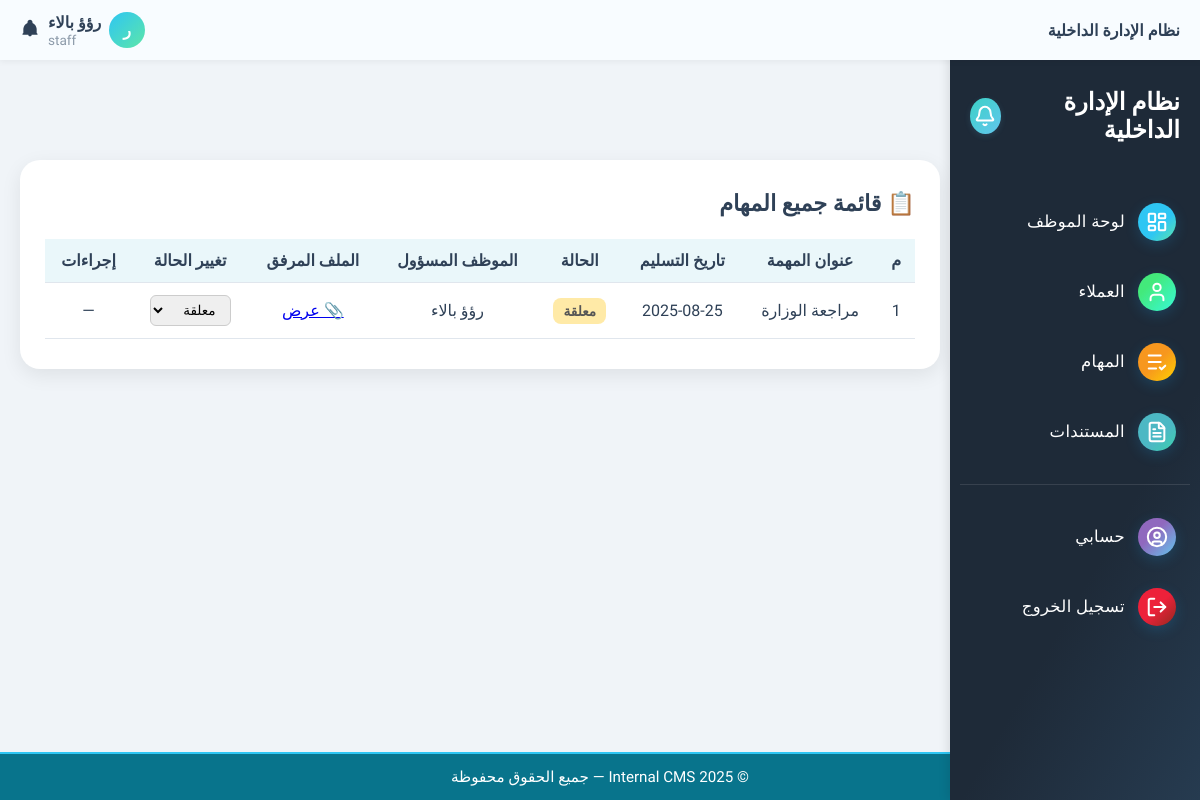
The page /tasks/ (signed in) on the database its author committed.
### core/role.py (models this page shows, shortened)
class Role(models.Model):
    name = models.CharField(max_length=50, unique=True)
    description = models.TextField(blank=True)

### tasks/models.py (models this page shows, shortened)
class Task(models.Model):
    STATUS_CHOICES = [
        ('pending', 'قيد التنفيذ'),
        ('completed', 'منتهية'),
        ('overdue', 'متأخرة'),
    ]
    title = models.CharField(max_length=255, verbose_name='عنوان المهمة')
    description = models.TextField(blank=True, verbose_name='الوصف')
    assigned_to = models.ForeignKey(User, on_delete=models.SET_NULL, null=True, blank=True, verbose_name='الموظف المكلّف')
    client = models.ForeignKey(Client, on_delete=models.SET_NULL, null=True, blank=True, verbose_name='العميل')
    status = models.CharField(max_length=20, choices=STATUS_CHOICES, default='pending', verbose_name='الحالة')
    due_date = models.DateField(null=True, blank=True, verbose_name='تاريخ الاستحقاق')
    file_url = models.URLField(max_length=1024, blank=True, null=True, verbose_name='رابط الملف')
    file_path = models.CharField(max_length=512, blank=True, null=True, verbose_name='مسار الملف')
    documents = models.ManyToManyField('content.Document', blank=True, verbose_name='مستندات إضافية')
    created_at = models.DateTimeField(auto_now_add=True, verbose_name='تاريخ الإنشاء')
    class Meta:
        verbose_name = 'مهمة'
        verbose_name_plural = 'المهام'
        ordering = ['-created_at']  # ترتيب المهام الأحدث أولاً

### tasks/views.py (the view)
# urls.py: path('', views.task_list_view, name='task_list'),
@login_required
@role_required(['admin', 'staff'])
def task_list_view(request):
    user = request.user
    role = user.userprofile.role.name
    if role == 'admin':
        tasks = Task.objects.all()
    else:
        tasks = Task.objects.filter(assigned_to=user)
    return render(request, 'tasks/list.html', {'all_tasks': tasks})

### core/context_processors.py (called while the page is built)
def user_role(request):
    role = None
    if request.user.is_authenticated:
        if hasattr(request.user, 'userprofile'):
            role = request.user.userprofile.role.name
    return {'role': role}

### templates/tasks/list.html (shortened to what this page needs)
{% extends "base.html" %}
{% block content %}
<div class="tasks-container">
  <div class="tasks-card">
    <div class="header-row" style="display:flex;justify-content:space-between;align-items:center;margin-bottom:22px;">
      <h2 style="margin:0;">📋 قائمة جميع المهام</h2>
    </div>
    <div class="table-responsive">
      <table class="tasks-table">
        <thead>
          <tr>
            <th>م</th>
            <th>عنوان المهمة</th>
            <th>تاريخ التسليم</th>
            <th>الحالة</th>
            <th>الموظف المسؤول</th>
            <th>الملف المرفق</th>
            <th>تغيير الحالة</th>
            <th>إجراءات</th>
          </tr>
        </thead>
        <tbody>
          {% for task in all_tasks %}
          <tr>
            <td>{{ forloop.counter }}</td>
            <td>{{ task.title }}</td>
            <td>{{ task.due_date|date:"Y-m-d"|default:"—" }}</td>
            <td>
              {% if task.status == 'pending' %}
                <span class="badge badge-warning">معلقة</span>
              {% elif task.status == 'completed' %}
                <span class="badge badge-success">مكتملة</span>
              {% elif task.status == 'overdue' %}
                <span class="badge badge-danger">متأخرة</span>
              {% endif %}
            </td>
            <td>
              {% if task.assigned_to %}
                {{ task.assigned_to.get_full_name|default:task.assigned_to.username }}
              {% else %}
                —
              {% endif %}
            </td>
            <td>
              {% if task.file_url %}
                <a href="{{ task.file_url }}" target="_blank" class="btn btn-sm btn-outline-info">📎 عرض</a>
              {% else %}
                <span class="text-muted">لا يوجد</span>
              {% endif %}
            </td>
            <td>
              <select class="form-select update-status" data-task-id="{{ task.id }}">
                <option value="pending" {% if task.status == 'pending' %}selected{% endif %}>معلقة</option>
              </select>
            </td>
            <td>
              {% if request.user.userprofile.role.name == 'admin' %}
                <button class="btn btn-sm btn-outline-danger delete-task-btn" data-task-id="{{ task.id }}">🗑 حذف</button>
              {% else %}
                <span class="text-muted">—</span>
              {% endif %}
            </td>
          </tr>
          {% empty %}
          <tr>
            <td colspan="8" class="empty-row">لا توجد مهام مسجلة.</td>
          </tr>
          {% endfor %}
        </tbody>
      </table>
    </div>
  </div>
</div>
{% endblock %}

### templates/header.html (shortened to what this page needs)
<div class="header">
  <div class="logo">
    <span class="logo-text">نظام الإدارة الداخلية</span>
  </div>
  <div class="user-section">
    <div class="user-top-row">
      <span class="avatar-circle">{{ request.user.first_name|first|upper }}</span>
<div class="user-dropdown">
  <div class="user-info">
    <span class="user-name">{{ request.user.get_full_name }}</span>
    <div class="user-role">{{ role }}</div>
  </div>
</div>
            <div class="notification-icon">
        <svg viewBox="0 0 24 24">
          <path d="M12 2C10.3 2 9 3.3 9 5v1.1C6.2 7.2 4.3 9.9 4 13v5l-1 1v1h18v-1l-1-1v-5c-.3-3.1-2.2-5.8-5-6.9V5c0-1.7-1.3-3-3-3zm0 20c1.1 0 2-.9 2-2h-4c0 1.1.9 2 2 2z"/>
        </svg>
      </div>
    </div>
  </div>
</div>

### templates/base.html (style rules this page uses)
html, body { height: 100%; margin: 0; padding: 0; overflow-x: hidden; font-family: 'Tajawal', sans-serif; background-color: #F4EFEB; color: #2F4157; display: flex; flex-direction: column; }

### templates/tasks/list.html (style rules this page uses)
body { background-color: #F0F4F8; font-family: 'Tajawal', sans-serif; }
.tasks-container { display: flex; justify-content: center; padding-top: 80px; padding-bottom: 40px; }
.tasks-card { background: #ffffff; padding: 30px 25px; border-radius: 20px; box-shadow: 0 6px 20px rgba(0, 0, 0, 0.08); width: 100%; max-width: 1100px; color: #2F4157; }
.tasks-card h2 { text-align: center; margin-bottom: 25px; font-size: 1.4rem; }
.tasks-table { width: 100%; border-collapse: collapse; }
.tasks-table th, .tasks-table td { padding: 12px; text-align: center; border-bottom: 1px solid #e0e6ed; }
.tasks-table thead { background-color: #EAF7FA; }
.badge { padding: 5px 10px; border-radius: 8px; font-size: 0.85rem; font-weight: 600; display: inline-block; }
.badge-warning { background-color: #ffeaa7; color: #555; }
.form-select { padding: 6px 10px; font-size: 0.85rem; border-radius: 6px; border: 1px solid #ccc; }

### templates/header.html (style rules this page uses)
.header { background: #f8fcff; color: #2F4157; height: 60px; padding: 0 20px; font-family: 'Tajawal', sans-serif; display: flex; justify-content: space-between; align-items: center; box-shadow: 0 2px 6px rgba(0,0,0,0.05); direction: rtl; position: fixed; top: 0; left: 0; right: 0; z-index: 1000; }
.logo-text { font-size: 1rem; font-weight: 700; }
.user-section { display: flex; flex-direction: column; align-items: flex-end; gap: 4px; }
.user-top-row { display: flex; align-items: center; gap: 8px; }
.notification-icon svg { width: 20px; height: 20px; fill: #2F4157; cursor: pointer; }
.user-name { font-size: 1rem; font-weight: 700; margin: 0; margin-bottom: 0rem; color: #2F4157; }
.avatar-circle { display: flex; align-items: center; justify-content: center; width: 36px; height: 36px; border-radius: 50%; background: linear-gradient(135deg, #2EC6F3, #5DE6A9); color: #fff; font-size: 1rem; font-weight: bold; }
.user-info { display: flex; flex-direction: column; align-items: flex-end; text-align: right; }
.user-role { font-size: 0.85rem; margin: 0; margin-top: 0rem; text-align: right; color: #8c9aa9; }
.user-dropdown { position: relative; display: inline-block; }
.user-info { display: flex; flex-direction: column; align-items: flex-end; cursor: pointer; }

### rows shown on the page
Role: name "staff"
Task: title "مراجعة الوزارة", due_date "2025-08-25", shows "معلقة", assigned_to.get_full_name "رؤؤ بالاء", status+id "معلقة"

### other values the page prints
{{ request.user.first_name|first|upper }} "ر"
{{ request.user.get_full_name }} "رؤؤ بالاء"
